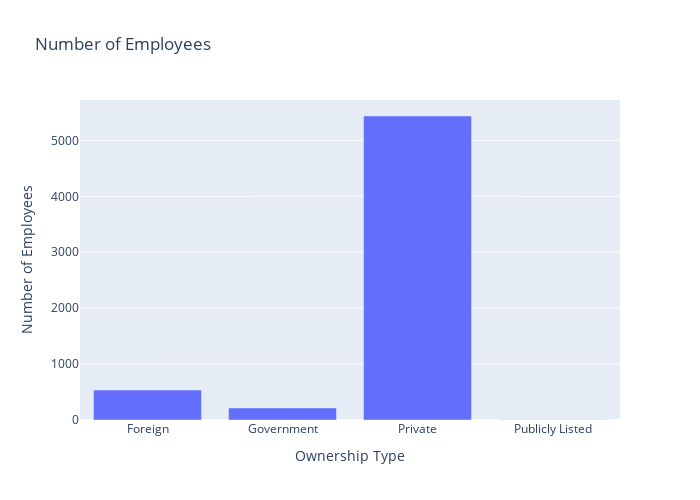

Notebook code cell kept with this figure:
### Code cell
age_buy_count = Coms_Data.sort_index().groupby('Ownership_Type').size().reset_index(name='Number_of_Employees')
fig = px.bar(age_buy_count, x='Ownership_Type', y='Number_of_Employees', title="Number of Employees",
             labels ={'Number_of_Employees':'Number of Employees','Ownership_Type':'Ownership Type'}, height=500, width= 700)
fig.show()

### Figure 1 — Plotly figure (JSON) as saved in the notebook; plotly's stock layout.template omitted (floating-point values rounded to 4 significant figures)
{"data": [{"alignmentgroup": "True", "hovertemplate": "Ownership Type=%{x}<br>Number of Employees=%{y}<extra></extra>", "legendgroup": "", "marker": {"color": "#636efa", "pattern": {"shape": ""}}, "name": "", "offsetgroup": "", "orientation": "v", "showlegend": false, "textposition": "auto", "type": "bar", "x": ["Foreign", "Government", "Private", "Publicly Listed"], "xaxis": "x", "y": [536, 215, 5436, 3], "yaxis": "y"}], "layout": {"barmode": "relative", "height": 500, "legend": {"tracegroupgap": 0}, "title": {"text": "Number of Employees"}, "width": 700, "xaxis": {"anchor": "y", "domain": [0, 1], "title": {"text": "Ownership Type"}}, "yaxis": {"anchor": "x", "domain": [0, 1], "title": {"text": "Number of Employees"}}}}
